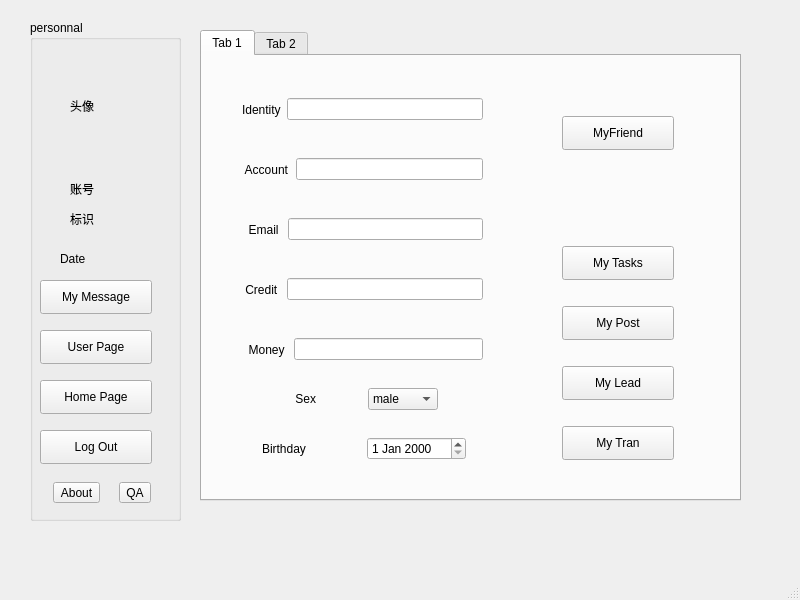
<?xml version="1.0" encoding="UTF-8"?>
<ui version="4.0">
 <class>PersonMainWindow</class>
 <widget class="QMainWindow" name="PersonMainWindow">
  <property name="geometry">
   <rect>
    <x>0</x>
    <y>0</y>
    <width>800</width>
    <height>600</height>
   </rect>
  </property>
  <property name="windowTitle">
   <string>MainWindow</string>
  </property>
  <widget class="QWidget" name="centralwidget">
   <widget class="QGroupBox" name="personal">
    <property name="geometry">
     <rect>
      <x>30</x>
      <y>20</y>
      <width>151</width>
      <height>501</height>
     </rect>
    </property>
    <property name="title">
     <string>personnal</string>
    </property>
    <widget class="QLabel" name="pixlabel">
     <property name="geometry">
      <rect>
       <x>40</x>
       <y>30</y>
       <width>81</width>
       <height>111</height>
      </rect>
     </property>
     <property name="styleSheet">
      <string notr="true">color: rgb(0, 0, 0);</string>
     </property>
     <property name="text">
      <string>头像</string>
     </property>
    </widget>
    <widget class="QLabel" name="accountlabel">
     <property name="geometry">
      <rect>
       <x>40</x>
       <y>160</y>
       <width>81</width>
       <height>18</height>
      </rect>
     </property>
     <property name="text">
      <string>账号</string>
     </property>
    </widget>
    <widget class="QLabel" name="identitylabell">
     <property name="geometry">
      <rect>
       <x>40</x>
       <y>190</y>
       <width>81</width>
       <height>18</height>
      </rect>
     </property>
     <property name="text">
      <string>标识</string>
     </property>
    </widget>
    <widget class="QLabel" name="datelabel">
     <property name="geometry">
      <rect>
       <x>30</x>
       <y>230</y>
       <width>81</width>
       <height>18</height>
      </rect>
     </property>
     <property name="text">
      <string>Date</string>
     </property>
    </widget>
    <widget class="QPushButton" name="aboutuserButton">
     <property name="geometry">
      <rect>
       <x>10</x>
       <y>310</y>
       <width>112</width>
       <height>34</height>
      </rect>
     </property>
     <property name="text">
      <string>User Page</string>
     </property>
    </widget>
    <widget class="QPushButton" name="pushButton">
     <property name="geometry">
      <rect>
       <x>10</x>
       <y>360</y>
       <width>112</width>
       <height>34</height>
      </rect>
     </property>
     <property name="text">
      <string>Home Page</string>
     </property>
    </widget>
    <widget class="QWidget" name="layoutWidget">
     <property name="geometry">
      <rect>
       <x>10</x>
       <y>460</y>
       <width>124</width>
       <height>26</height>
      </rect>
     </property>
     <layout class="QHBoxLayout" name="horizontalLayout">
      <item>
       <widget class="QToolButton" name="abouttool">
        <property name="text">
         <string>About</string>
        </property>
       </widget>
      </item>
      <item>
       <widget class="QToolButton" name="QAtool">
        <property name="text">
         <string>QA</string>
        </property>
       </widget>
      </item>
     </layout>
    </widget>
    <widget class="QPushButton" name="mymessage">
     <property name="geometry">
      <rect>
       <x>10</x>
       <y>260</y>
       <width>112</width>
       <height>34</height>
      </rect>
     </property>
     <property name="text">
      <string>My Message</string>
     </property>
    </widget>
    <widget class="QPushButton" name="logoutbutton">
     <property name="geometry">
      <rect>
       <x>10</x>
       <y>410</y>
       <width>112</width>
       <height>34</height>
      </rect>
     </property>
     <property name="text">
      <string>Log Out</string>
     </property>
    </widget>
   </widget>
   <widget class="QStackedWidget" name="mainstacked">
    <property name="geometry">
     <rect>
      <x>190</x>
      <y>10</y>
      <width>601</width>
      <height>531</height>
     </rect>
    </property>
    <property name="currentIndex">
     <number>0</number>
    </property>
    <widget class="QWidget" name="personinfopage">
     <widget class="QTabWidget" name="pertab">
      <property name="geometry">
       <rect>
        <x>10</x>
        <y>20</y>
        <width>541</width>
        <height>471</height>
       </rect>
      </property>
      <property name="currentIndex">
       <number>0</number>
      </property>
      <widget class="QWidget" name="userpage">
       <attribute name="title">
        <string>Tab 1</string>
       </attribute>
       <widget class="QWidget" name="layoutWidget">
        <property name="geometry">
         <rect>
          <x>40</x>
          <y>220</y>
          <width>241</width>
          <height>27</height>
         </rect>
        </property>
        <layout class="QHBoxLayout" name="horizontalLayout_3">
         <item>
          <widget class="QLabel" name="creditreadlabel">
           <property name="text">
            <string> Credit </string>
           </property>
          </widget>
         </item>
         <item>
          <widget class="QLineEdit" name="creditread"/>
         </item>
        </layout>
       </widget>
       <widget class="QWidget" name="layoutWidget_2">
        <property name="geometry">
         <rect>
          <x>40</x>
          <y>160</y>
          <width>241</width>
          <height>27</height>
         </rect>
        </property>
        <layout class="QHBoxLayout" name="horizontalLayout_4">
         <item>
          <widget class="QLabel" name="emailreadlabel">
           <property name="text">
            <string>  Email </string>
           </property>
          </widget>
         </item>
         <item>
          <widget class="QLineEdit" name="emailread"/>
         </item>
        </layout>
       </widget>
       <widget class="QWidget" name="layoutWidget_3">
        <property name="geometry">
         <rect>
          <x>40</x>
          <y>100</y>
          <width>241</width>
          <height>27</height>
         </rect>
        </property>
        <layout class="QHBoxLayout" name="horizontalLayout_5">
         <item>
          <widget class="QLabel" name="accountreadlabel">
           <property name="text">
            <string> Account</string>
           </property>
          </widget>
         </item>
         <item>
          <widget class="QLineEdit" name="accountread"/>
         </item>
        </layout>
       </widget>
       <widget class="QWidget" name="layoutWidget_4">
        <property name="geometry">
         <rect>
          <x>40</x>
          <y>280</y>
          <width>241</width>
          <height>27</height>
         </rect>
        </property>
        <layout class="QHBoxLayout" name="horizontalLayout_8">
         <item>
          <widget class="QLabel" name="moneyreadlabel">
           <property name="text">
            <string>  Money </string>
           </property>
          </widget>
         </item>
         <item>
          <widget class="QLineEdit" name="moneyread"/>
         </item>
        </layout>
       </widget>
       <widget class="QWidget" name="layoutWidget">
        <property name="geometry">
         <rect>
          <x>40</x>
          <y>40</y>
          <width>241</width>
          <height>27</height>
         </rect>
        </property>
        <layout class="QHBoxLayout" name="horizontalLayout_2">
         <item>
          <widget class="QLabel" name="identityreadlabel">
           <property name="text">
            <string>Identity</string>
           </property>
          </widget>
         </item>
         <item>
          <widget class="QLineEdit" name="Identityread"/>
         </item>
        </layout>
       </widget>
       <widget class="QWidget" name="layoutWidget">
        <property name="geometry">
         <rect>
          <x>90</x>
          <y>330</y>
          <width>146</width>
          <height>26</height>
         </rect>
        </property>
        <layout class="QHBoxLayout" name="horizontalLayout_6">
         <item>
          <widget class="QLabel" name="Sexreadlabel">
           <property name="text">
            <string> Sex</string>
           </property>
          </widget>
         </item>
         <item>
          <widget class="QComboBox" name="Sexread">
           <item>
            <property name="text">
             <string>male</string>
            </property>
           </item>
           <item>
            <property name="text">
             <string>female</string>
            </property>
           </item>
          </widget>
         </item>
        </layout>
       </widget>
       <widget class="QWidget" name="layoutWidget">
        <property name="geometry">
         <rect>
          <x>60</x>
          <y>380</y>
          <width>204</width>
          <height>26</height>
         </rect>
        </property>
        <layout class="QHBoxLayout" name="horizontalLayout_7">
         <item>
          <widget class="QLabel" name="birthdayreadlabel">
           <property name="text">
            <string>Birthday</string>
           </property>
          </widget>
         </item>
         <item>
          <widget class="QDateEdit" name="birthdayread"/>
         </item>
        </layout>
       </widget>
       <widget class="QPushButton" name="mypostButton">
        <property name="geometry">
         <rect>
          <x>360</x>
          <y>250</y>
          <width>112</width>
          <height>34</height>
         </rect>
        </property>
        <property name="text">
         <string>My Post</string>
        </property>
       </widget>
       <widget class="QPushButton" name="myleadButton">
        <property name="geometry">
         <rect>
          <x>360</x>
          <y>310</y>
          <width>112</width>
          <height>34</height>
         </rect>
        </property>
        <property name="text">
         <string>My Lead</string>
        </property>
       </widget>
       <widget class="QPushButton" name="mytranButton">
        <property name="geometry">
         <rect>
          <x>360</x>
          <y>370</y>
          <width>112</width>
          <height>34</height>
         </rect>
        </property>
        <property name="text">
         <string>My Tran</string>
        </property>
       </widget>
       <widget class="QPushButton" name="mytaskpushButton">
        <property name="geometry">
         <rect>
          <x>360</x>
          <y>190</y>
          <width>112</width>
          <height>34</height>
         </rect>
        </property>
        <property name="text">
         <string>My Tasks</string>
        </property>
       </widget>
       <widget class="QPushButton" name="myfriendbutton">
        <property name="geometry">
         <rect>
          <x>360</x>
          <y>60</y>
          <width>112</width>
          <height>34</height>
         </rect>
        </property>
        <property name="text">
         <string>MyFriend</string>
        </property>
       </widget>
      </widget>
      <widget class="QWidget" name="modifypage">
       <attribute name="title">
        <string>Tab 2</string>
       </attribute>
       <widget class="QWidget" name="layoutWidget_5">
        <property name="geometry">
         <rect>
          <x>60</x>
          <y>160</y>
          <width>241</width>
          <height>27</height>
         </rect>
        </property>
        <layout class="QHBoxLayout" name="horizontalLayout_9">
         <item>
          <widget class="QLabel" name="emaileditlabel">
           <property name="text">
            <string>  Email </string>
           </property>
          </widget>
         </item>
         <item>
          <widget class="QLineEdit" name="emailedit"/>
         </item>
        </layout>
       </widget>
       <widget class="QWidget" name="layoutWidget_6">
        <property name="geometry">
         <rect>
          <x>60</x>
          <y>100</y>
          <width>241</width>
          <height>36</height>
         </rect>
        </property>
        <layout class="QHBoxLayout" name="horizontalLayout_10">
         <item>
          <widget class="QLabel" name="psdconeditlabel">
           <property name="text">
            <string> Confirm</string>
           </property>
          </widget>
         </item>
         <item>
          <widget class="QLineEdit" name="psdconedit"/>
         </item>
        </layout>
       </widget>
       <widget class="QWidget" name="layoutWidget_7">
        <property name="geometry">
         <rect>
          <x>60</x>
          <y>40</y>
          <width>241</width>
          <height>27</height>
         </rect>
        </property>
        <layout class="QHBoxLayout" name="horizontalLayout_11">
         <item>
          <widget class="QLabel" name="psdeditlabel">
           <property name="text">
            <string>Password</string>
           </property>
          </widget>
         </item>
         <item>
          <widget class="QLineEdit" name="psdedit"/>
         </item>
        </layout>
       </widget>
       <widget class="QWidget" name="layoutWidget_8">
        <property name="geometry">
         <rect>
          <x>80</x>
          <y>380</y>
          <width>204</width>
          <height>26</height>
         </rect>
        </property>
        <layout class="QHBoxLayout" name="horizontalLayout_12">
         <item>
          <widget class="QLabel" name="birthdayeditlabel">
           <property name="text">
            <string>Birthday</string>
           </property>
          </widget>
         </item>
         <item>
          <widget class="QDateEdit" name="birthdayedit"/>
         </item>
        </layout>
       </widget>
       <widget class="QWidget" name="layoutWidget_9">
        <property name="geometry">
         <rect>
          <x>60</x>
          <y>220</y>
          <width>241</width>
          <height>27</height>
         </rect>
        </property>
        <layout class="QHBoxLayout" name="horizontalLayout_13">
         <item>
          <widget class="QLabel" name="phoneeditread">
           <property name="text">
            <string>  Phone </string>
           </property>
          </widget>
         </item>
         <item>
          <widget class="QLineEdit" name="phoneedit"/>
         </item>
        </layout>
       </widget>
       <widget class="QWidget" name="layoutWidget_10">
        <property name="geometry">
         <rect>
          <x>110</x>
          <y>330</y>
          <width>146</width>
          <height>26</height>
         </rect>
        </property>
        <layout class="QHBoxLayout" name="horizontalLayout_14">
         <item>
          <widget class="QLabel" name="sexeditlabel">
           <property name="text">
            <string> Sex</string>
           </property>
          </widget>
         </item>
         <item>
          <widget class="QComboBox" name="Sexedit">
           <item>
            <property name="text">
             <string>male</string>
            </property>
           </item>
           <item>
            <property name="text">
             <string>female</string>
            </property>
           </item>
          </widget>
         </item>
        </layout>
       </widget>
       <widget class="QWidget" name="layoutWidget_11">
        <property name="geometry">
         <rect>
          <x>60</x>
          <y>280</y>
          <width>241</width>
          <height>27</height>
         </rect>
        </property>
        <layout class="QHBoxLayout" name="horizontalLayout_15">
         <item>
          <widget class="QLabel" name="moneyeditlabel">
           <property name="text">
            <string>  Money </string>
           </property>
          </widget>
         </item>
         <item>
          <widget class="QLineEdit" name="moneyedit"/>
         </item>
        </layout>
       </widget>
       <widget class="QPushButton" name="confirmbuttom">
        <property name="geometry">
         <rect>
          <x>330</x>
          <y>370</y>
          <width>151</width>
          <height>34</height>
         </rect>
        </property>
        <property name="text">
         <string>Confirm Change</string>
        </property>
       </widget>
       <widget class="QPushButton" name="tranferinbutton">
        <property name="geometry">
         <rect>
          <x>330</x>
          <y>280</y>
          <width>151</width>
          <height>34</height>
         </rect>
        </property>
        <property name="text">
         <string>Tranfer In</string>
        </property>
       </widget>
       <widget class="QLabel" name="pixchangelabel">
        <property name="geometry">
         <rect>
          <x>350</x>
          <y>10</y>
          <width>111</width>
          <height>151</height>
         </rect>
        </property>
        <property name="text">
         <string>头像</string>
        </property>
       </widget>
       <widget class="QPushButton" name="pixchangebutton">
        <property name="geometry">
         <rect>
          <x>330</x>
          <y>210</y>
          <width>151</width>
          <height>34</height>
         </rect>
        </property>
        <property name="text">
         <string>Select from..</string>
        </property>
       </widget>
       <widget class="QLineEdit" name="pixroad">
        <property name="geometry">
         <rect>
          <x>350</x>
          <y>180</y>
          <width>113</width>
          <height>25</height>
         </rect>
        </property>
       </widget>
      </widget>
     </widget>
    </widget>
    <widget class="QWidget" name="homepage">
     <widget class="QGroupBox" name="homegroup">
      <property name="geometry">
       <rect>
        <x>0</x>
        <y>10</y>
        <width>591</width>
        <height>521</height>
       </rect>
      </property>
      <property name="title">
       <string>home</string>
      </property>
      <widget class="QLineEdit" name="search">
       <property name="geometry">
        <rect>
         <x>400</x>
         <y>10</y>
         <width>113</width>
         <height>25</height>
        </rect>
       </property>
       <property name="text">
        <string>only task</string>
       </property>
      </widget>
      <widget class="QPushButton" name="postbutton">
       <property name="geometry">
        <rect>
         <x>150</x>
         <y>50</y>
         <width>112</width>
         <height>34</height>
        </rect>
       </property>
       <property name="text">
        <string>Post</string>
       </property>
      </widget>
      <widget class="QPushButton" name="leadbutton">
       <property name="geometry">
        <rect>
         <x>280</x>
         <y>50</y>
         <width>112</width>
         <height>34</height>
        </rect>
       </property>
       <property name="text">
        <string>Lead</string>
       </property>
      </widget>
      <widget class="QPushButton" name="tranbutton">
       <property name="geometry">
        <rect>
         <x>410</x>
         <y>50</y>
         <width>112</width>
         <height>34</height>
        </rect>
       </property>
       <property name="text">
        <string>Translate</string>
       </property>
      </widget>
      <widget class="QGroupBox" name="new_groupBox">
       <property name="geometry">
        <rect>
         <x>30</x>
         <y>90</y>
         <width>491</width>
         <height>201</height>
        </rect>
       </property>
       <property name="title">
        <string>NEW!</string>
       </property>
       <widget class="QStackedWidget" name="new_stackedWidget">
        <property name="geometry">
         <rect>
          <x>10</x>
          <y>20</y>
          <width>471</width>
          <height>171</height>
         </rect>
        </property>
        <property name="currentIndex">
         <number>0</number>
        </property>
        <widget class="QWidget" name="page_3">
         <widget class="QLabel" name="new_firstbookcoverlabel">
          <property name="geometry">
           <rect>
            <x>20</x>
            <y>20</y>
            <width>111</width>
            <height>131</height>
           </rect>
          </property>
          <property name="text">
           <string>bookcover</string>
          </property>
         </widget>
         <widget class="QLabel" name="new_firstbookname">
          <property name="geometry">
           <rect>
            <x>190</x>
            <y>30</y>
            <width>81</width>
            <height>18</height>
           </rect>
          </property>
          <property name="text">
           <string>bookname</string>
          </property>
         </widget>
         <widget class="QLabel" name="new_firstposter">
          <property name="geometry">
           <rect>
            <x>190</x>
            <y>80</y>
            <width>81</width>
            <height>18</height>
           </rect>
          </property>
          <property name="text">
           <string>Poster</string>
          </property>
         </widget>
        </widget>
        <widget class="QWidget" name="page_4">
         <widget class="QLabel" name="new_secondbookname">
          <property name="geometry">
           <rect>
            <x>190</x>
            <y>30</y>
            <width>81</width>
            <height>18</height>
           </rect>
          </property>
          <property name="text">
           <string>bookname</string>
          </property>
         </widget>
         <widget class="QLabel" name="new_secondbookcoverlabel">
          <property name="geometry">
           <rect>
            <x>20</x>
            <y>20</y>
            <width>111</width>
            <height>131</height>
           </rect>
          </property>
          <property name="text">
           <string>bookcover</string>
          </property>
         </widget>
         <widget class="QLabel" name="new_secondposter">
          <property name="geometry">
           <rect>
            <x>190</x>
            <y>80</y>
            <width>81</width>
            <height>18</height>
           </rect>
          </property>
          <property name="text">
           <string>Poster</string>
          </property>
         </widget>
        </widget>
       </widget>
       <widget class="QRadioButton" name="new_secondradiobutton">
        <property name="geometry">
         <rect>
          <x>460</x>
          <y>170</y>
          <width>21</width>
          <height>22</height>
         </rect>
        </property>
        <property name="text">
         <string/>
        </property>
       </widget>
       <widget class="QRadioButton" name="new_firstradiobutton">
        <property name="geometry">
         <rect>
          <x>460</x>
          <y>140</y>
          <width>21</width>
          <height>22</height>
         </rect>
        </property>
        <property name="text">
         <string/>
        </property>
       </widget>
      </widget>
      <widget class="QPushButton" name="allbutton">
       <property name="geometry">
        <rect>
         <x>20</x>
         <y>50</y>
         <width>112</width>
         <height>34</height>
        </rect>
       </property>
       <property name="text">
        <string>All</string>
       </property>
      </widget>
      <widget class="QToolButton" name="searchbutton">
       <property name="geometry">
        <rect>
         <x>521</x>
         <y>10</y>
         <width>61</width>
         <height>24</height>
        </rect>
       </property>
       <property name="text">
        <string>Search</string>
       </property>
      </widget>
      <widget class="QGroupBox" name="REC_groupBox">
       <property name="geometry">
        <rect>
         <x>30</x>
         <y>300</y>
         <width>491</width>
         <height>211</height>
        </rect>
       </property>
       <property name="title">
        <string>RECOMMEND</string>
       </property>
       <widget class="QStackedWidget" name="REC_stackedWidget">
        <property name="geometry">
         <rect>
          <x>10</x>
          <y>30</y>
          <width>471</width>
          <height>171</height>
         </rect>
        </property>
        <property name="currentIndex">
         <number>1</number>
        </property>
        <widget class="QWidget" name="page">
         <widget class="QLabel" name="REC_secondposter">
          <property name="geometry">
           <rect>
            <x>190</x>
            <y>80</y>
            <width>81</width>
            <height>18</height>
           </rect>
          </property>
          <property name="text">
           <string>Poster</string>
          </property>
         </widget>
         <widget class="QLabel" name="REC_secondbookcoverlabel">
          <property name="geometry">
           <rect>
            <x>20</x>
            <y>20</y>
            <width>111</width>
            <height>131</height>
           </rect>
          </property>
          <property name="text">
           <string>bookcover</string>
          </property>
         </widget>
         <widget class="QLabel" name="REC_secondbookname">
          <property name="geometry">
           <rect>
            <x>190</x>
            <y>30</y>
            <width>81</width>
            <height>18</height>
           </rect>
          </property>
          <property name="text">
           <string>bookname</string>
          </property>
         </widget>
        </widget>
        <widget class="QWidget" name="page_2">
         <widget class="QLabel" name="REC_firstbookcoverlabel">
          <property name="geometry">
           <rect>
            <x>20</x>
            <y>30</y>
            <width>111</width>
            <height>131</height>
           </rect>
          </property>
          <property name="text">
           <string>bookcover</string>
          </property>
         </widget>
         <widget class="QLabel" name="REC_firstbookname">
          <property name="geometry">
           <rect>
            <x>190</x>
            <y>40</y>
            <width>81</width>
            <height>18</height>
           </rect>
          </property>
          <property name="text">
           <string>bookname</string>
          </property>
         </widget>
         <widget class="QLabel" name="REC_firstposter">
          <property name="geometry">
           <rect>
            <x>190</x>
            <y>90</y>
            <width>81</width>
            <height>18</height>
           </rect>
          </property>
          <property name="text">
           <string>Poster</string>
          </property>
         </widget>
        </widget>
       </widget>
       <widget class="QRadioButton" name="REC_secondradiobutton">
        <property name="geometry">
         <rect>
          <x>460</x>
          <y>180</y>
          <width>21</width>
          <height>22</height>
         </rect>
        </property>
        <property name="text">
         <string/>
        </property>
       </widget>
       <widget class="QRadioButton" name="REC_firstradiobutton">
        <property name="geometry">
         <rect>
          <x>460</x>
          <y>150</y>
          <width>21</width>
          <height>22</height>
         </rect>
        </property>
        <property name="text">
         <string/>
        </property>
       </widget>
      </widget>
     </widget>
    </widget>
    <widget class="QWidget" name="aboutpage">
     <widget class="QScrollArea" name="scrollArea">
      <property name="geometry">
       <rect>
        <x>20</x>
        <y>30</y>
        <width>541</width>
        <height>461</height>
       </rect>
      </property>
      <property name="widgetResizable">
       <bool>true</bool>
      </property>
      <widget class="QWidget" name="scrollAreaWidgetContents">
       <property name="geometry">
        <rect>
         <x>0</x>
         <y>0</y>
         <width>539</width>
         <height>459</height>
        </rect>
       </property>
       <widget class="QTextBrowser" name="abouttextread">
        <property name="geometry">
         <rect>
          <x>10</x>
          <y>10</y>
          <width>521</width>
          <height>431</height>
         </rect>
        </property>
        <property name="html">
         <string>&lt;!DOCTYPE HTML PUBLIC &quot;-//W3C//DTD HTML 4.0//EN&quot; &quot;http://www.w3.org/TR/REC-html40/strict.dtd&quot;&gt;
&lt;html&gt;&lt;head&gt;&lt;meta name=&quot;qrichtext&quot; content=&quot;1&quot; /&gt;&lt;style type=&quot;text/css&quot;&gt;
p, li { white-space: pre-wrap; }
&lt;/style&gt;&lt;/head&gt;&lt;body style=&quot; font-family:'SimSun'; font-size:9pt; font-weight:400; font-style:normal;&quot;&gt;
&lt;p style=&quot; margin-top:0px; margin-bottom:0px; margin-left:0px; margin-right:0px; -qt-block-indent:0; text-indent:0px;&quot;&gt;&lt;span style=&quot; font-weight:600;&quot;&gt;About Us&lt;/span&gt;&lt;/p&gt;
&lt;p style=&quot;-qt-paragraph-type:empty; margin-top:0px; margin-bottom:0px; margin-left:0px; margin-right:0px; -qt-block-indent:0; text-indent:0px; font-weight:600;&quot;&gt;&lt;br /&gt;&lt;/p&gt;
&lt;p style=&quot; margin-top:0px; margin-bottom:0px; margin-left:0px; margin-right:0px; -qt-block-indent:0; text-indent:0px;&quot;&gt;&lt;span style=&quot; font-weight:600;&quot;&gt;·CrowdSourcing&lt;/span&gt;&lt;/p&gt;
&lt;p style=&quot;-qt-paragraph-type:empty; margin-top:0px; margin-bottom:0px; margin-left:0px; margin-right:0px; -qt-block-indent:0; text-indent:0px; font-weight:600;&quot;&gt;&lt;br /&gt;&lt;/p&gt;
&lt;p style=&quot; margin-top:0px; margin-bottom:0px; margin-left:0px; margin-right:0px; -qt-block-indent:0; text-indent:0px;&quot;&gt;&lt;span style=&quot; font-weight:600;&quot;&gt;·Teamwork&lt;/span&gt;&lt;/p&gt;
&lt;p style=&quot;-qt-paragraph-type:empty; margin-top:0px; margin-bottom:0px; margin-left:0px; margin-right:0px; -qt-block-indent:0; text-indent:0px; font-weight:600;&quot;&gt;&lt;br /&gt;&lt;/p&gt;
&lt;p style=&quot; margin-top:0px; margin-bottom:0px; margin-left:0px; margin-right:0px; -qt-block-indent:0; text-indent:0px;&quot;&gt;&lt;span style=&quot; font-weight:600;&quot;&gt;·MakeFriend&lt;/span&gt;&lt;/p&gt;&lt;/body&gt;&lt;/html&gt;</string>
        </property>
       </widget>
      </widget>
     </widget>
    </widget>
    <widget class="QWidget" name="QApage">
     <widget class="QTextBrowser" name="QAtextBrowser">
      <property name="geometry">
       <rect>
        <x>15</x>
        <y>31</y>
        <width>551</width>
        <height>471</height>
       </rect>
      </property>
      <property name="html">
       <string>&lt;!DOCTYPE HTML PUBLIC &quot;-//W3C//DTD HTML 4.0//EN&quot; &quot;http://www.w3.org/TR/REC-html40/strict.dtd&quot;&gt;
&lt;html&gt;&lt;head&gt;&lt;meta name=&quot;qrichtext&quot; content=&quot;1&quot; /&gt;&lt;style type=&quot;text/css&quot;&gt;
p, li { white-space: pre-wrap; }
&lt;/style&gt;&lt;/head&gt;&lt;body style=&quot; font-family:'SimSun'; font-size:9pt; font-weight:400; font-style:normal;&quot;&gt;
&lt;p style=&quot; margin-top:0px; margin-bottom:0px; margin-left:0px; margin-right:0px; -qt-block-indent:0; text-indent:0px;&quot;&gt;&lt;span style=&quot; font-weight:600;&quot;&gt;Questions And Answers&lt;/span&gt;&lt;/p&gt;
&lt;p style=&quot;-qt-paragraph-type:empty; margin-top:0px; margin-bottom:0px; margin-left:0px; margin-right:0px; -qt-block-indent:0; text-indent:0px; font-weight:600;&quot;&gt;&lt;br /&gt;&lt;/p&gt;
&lt;p style=&quot; margin-top:0px; margin-bottom:0px; margin-left:0px; margin-right:0px; -qt-block-indent:0; text-indent:0px;&quot;&gt;&lt;span style=&quot; font-weight:600;&quot;&gt;1.Q：What Is CrowdSoursing Translation?&lt;/span&gt;&lt;/p&gt;
&lt;p style=&quot;-qt-paragraph-type:empty; margin-top:0px; margin-bottom:0px; margin-left:0px; margin-right:0px; -qt-block-indent:0; text-indent:0px; font-weight:600;&quot;&gt;&lt;br /&gt;&lt;/p&gt;
&lt;p style=&quot; margin-top:0px; margin-bottom:0px; margin-left:0px; margin-right:0px; -qt-block-indent:0; text-indent:0px;&quot;&gt;&lt;span style=&quot; font-weight:600;&quot;&gt;A:CrowdSourcing Translation is a project which is done by a group of people responsible for different parts of the project. &lt;/span&gt;&lt;/p&gt;
&lt;p style=&quot;-qt-paragraph-type:empty; margin-top:0px; margin-bottom:0px; margin-left:0px; margin-right:0px; -qt-block-indent:0; text-indent:0px; font-weight:600;&quot;&gt;&lt;br /&gt;&lt;/p&gt;
&lt;p style=&quot; margin-top:0px; margin-bottom:0px; margin-left:0px; margin-right:0px; -qt-block-indent:0; text-indent:0px;&quot;&gt;&lt;span style=&quot; font-weight:600;&quot;&gt;2.Q：What Is A Leader？&lt;/span&gt;&lt;/p&gt;
&lt;p style=&quot; margin-top:12px; margin-bottom:12px; margin-left:0px; margin-right:0px; -qt-block-indent:0; text-indent:0px;&quot;&gt;&lt;span style=&quot; font-weight:600;&quot;&gt;A：A leader is responsible for the task(the book),who will choose the translaters,check the translation,and submit the final task.&lt;/span&gt;&lt;/p&gt;
&lt;p style=&quot;-qt-paragraph-type:empty; margin-top:12px; margin-bottom:12px; margin-left:0px; margin-right:0px; -qt-block-indent:0; text-indent:0px;&quot;&gt;&lt;br /&gt;&lt;/p&gt;&lt;/body&gt;&lt;/html&gt;</string>
      </property>
     </widget>
    </widget>
   </widget>
  </widget>
  <widget class="QMenuBar" name="menubar">
   <property name="geometry">
    <rect>
     <x>0</x>
     <y>0</y>
     <width>800</width>
     <height>30</height>
    </rect>
   </property>
  </widget>
  <widget class="QStatusBar" name="statusBar"/>
 </widget>
 <resources/>
 <connections/>
</ui>
